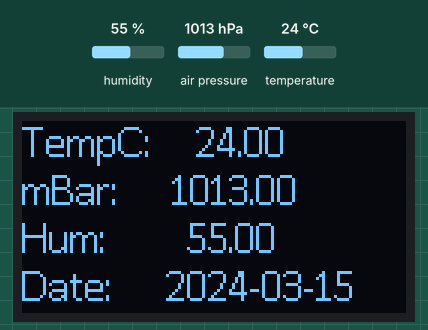
Recording of a sketch running on a simulated Arduino Uno, built with avr-gcc and run on an emulated ATmega328P. Parts: 128×64 one-colour display. The inputs (shaded band) are chosen by the test bench; at power-on: humidity 55 %, air pressure 1013 hPa, temperature 24 °C. The local clock reads 2024-03-15 10:24:30 at power-on unless the sketch sets it; storage starts empty.

Above: at 1.3 s.
1.4 s: humidity set to 22 %
At 2.9 s:
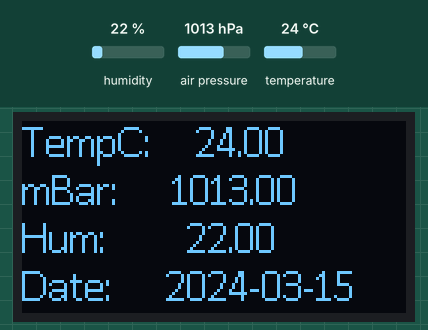
3.7 s: air pressure set to 952 hPa
At 5.1 s:
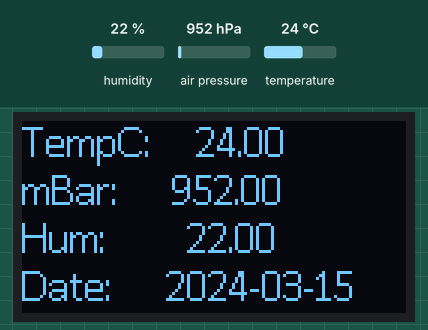
5.8 s: temperature set to 12 °C
At 7.2 s:
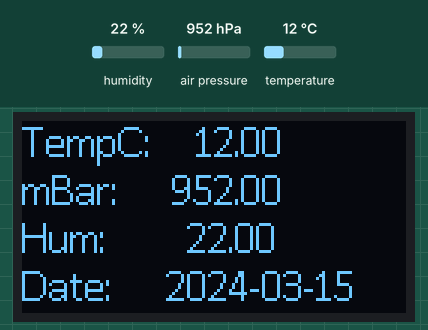
8.0 s: humidity set to 40 %
At 9.4 s:
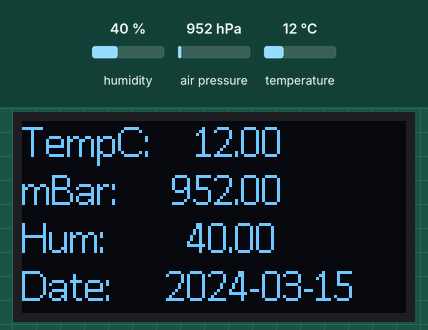
Timing chart, 0 to 11.0 s (numbered marks = the images above; inputs shaded):
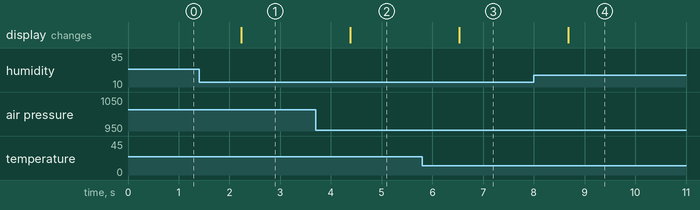

The sketch:

VIBRINO_EnviroLogger.ino
```cpp
// Nov. 12, 2019 VIBRATO, LLC.
// VIBRINO arduino-compatible custom circuit board, with the ATmega328 and
// extra features; RTC DS1307, uSD Card Connector for Datalogging, i2C Connector (used here
// for the BME280 module), OLED i2C Connector, ISP Connector for burning the Uno Bootloader,
// easy access to all other pins (except Pin10, used for SD Card ChipSelect).
//
// Started off with code from Engineers Portal for SD Card Logging of BME280 Sensor on GitHub:
// https://github.com/engineersportal/arduino_sd_saver
// then incorporated code from the Arduino library examples.
//
// If anything us unique, I added a "String" to the OLED display code to keep everything in line.
//
// Starts Logging to SD Card (Sensor Readings and TimeStamp) after boot on Power Up. Oled displays Sensor Readings and Date.
// Starts a new File on each Power Up, without erasing the older files.
// Writes to SD Card approx. every Second, which can be increased through the "delay()"
// Code is Open Source.

#include <Wire.h>
#include <SPI.h>
#include <SD.h>
#include <Adafruit_Sensor.h>
#include <Adafruit_BME280.h>
#include "RTClib.h"
#include "SSD1306Ascii.h"
#include "SSD1306AsciiWire.h"


#define SSD1306_I2C_ADDRESS 0x3C
#define RST_PIN -1
#define Adafruit_BME280_ADDRESS 0x76

SSD1306AsciiWire oled;

RTC_DS1307 rtc;

File main_folder; // initialize folder for saving
File dataFile; // initialize sd file
const int chipSelect = 10; // CS pin on sd card module
int prev_file_indx = 0; // used for file naming
String fileName = "000";

Adafruit_BME280 bme; // start BME sensor


void setup() {

  Wire.begin();
//  Wire.setClock(400000L);

#if RST_PIN >= 0
  oled.begin(&Adafruit128x64, SSD1306_I2C_ADDRESS, RST_PIN);
#else // RST_PIN >= 0
  oled.begin(&Adafruit128x64, SSD1306_I2C_ADDRESS);
#endif // RST_PIN >= 0

  // verfy RTC is running

  Serial.begin(9600);

   rtc.begin();

  if (! rtc.isrunning()) {
    Serial.println("RTC is NOT running!");
    // following line sets the RTC to the date & time this sketch was compiled
    rtc.adjust(DateTime(F(__DATE__), F(__TIME__)));
  }

  // verify BME280 is working

  bool status;
  status = bme.begin();
  if (!status) {
    while (1);
  }

  // verify SD card is working

  if (!SD.begin(chipSelect)) {
    return;
  }
  main_folder = SD.open("/");
  fileName = sd_saver(main_folder);


}

void loop() {

  DateTime time = rtc.now();

  //OLED DISPLAY

  oled.setFont(Callibri15);
  oled.clear();
  oled.println(String("TempC:     ") +bme.readTemperature());
  oled.println(String("mBar:      ") +bme.readPressure()/ 100);
  oled.println(String("Hum:         ") +bme.readHumidity());
  oled.println(String("Date:      ")+time.timestamp(DateTime::TIMESTAMP_DATE));
  delay(500);

  // SD save section in CSV format

  String data_array = "";

  data_array += String(String("TIMESTAMP:  ")+time.timestamp(DateTime::TIMESTAMP_FULL)); //RTC Time Stamp
  data_array += ",  ";

  data_array += String(bme.readTemperature()); // save temp in degrees Celsius
  data_array += "C";
  data_array += ",";
  data_array += String(bme.readHumidity()); // save humidity
  data_array += "%";
  data_array += ",";
  data_array += String(bme.readPressure() / 100); // save pressure in Pa, divided by 100 for Absolute Pressure(LSS)
  data_array += "mB";

  // SD Card writing and saving
  dataFile = SD.open("DATA" + fileName + ".csv", FILE_WRITE);
  // if the file is valid, write to it:
  if (dataFile) {
    dataFile.println(data_array);
    dataFile.close();
  }
  delay(500);
}


String sd_saver(File dir) {
  while (true) {
    // iterate all files to ensure no overwrites
    File entry = dir.openNextFile();
    if (!entry) {
      break;
    }
    // naming routine
    String entry_name = entry.name();
    if ((entry_name.substring(4, 7)).toInt() >= prev_file_indx) {
      prev_file_indx = (entry_name.substring(4, 7)).toInt() + 1;
      if (prev_file_indx >= 100) {
        fileName = String(prev_file_indx);
      } else if (prev_file_indx >= 10) {
        fileName = "0" + String(prev_file_indx);
      } else {
        fileName = "00" + String(prev_file_indx);
      }
    }
    entry.close();
  }
  return fileName;
}
```

Measured:
- after the input at 1.4 s, the display: changes after 0.83 s (image 1)
- after the input at 3.7 s, the display: changes after 0.68 s (image 2)
- after the input at 5.8 s, the display: changes after 0.73 s (image 3)
- after the input at 8.0 s, the display: changes after 0.68 s (image 4)
